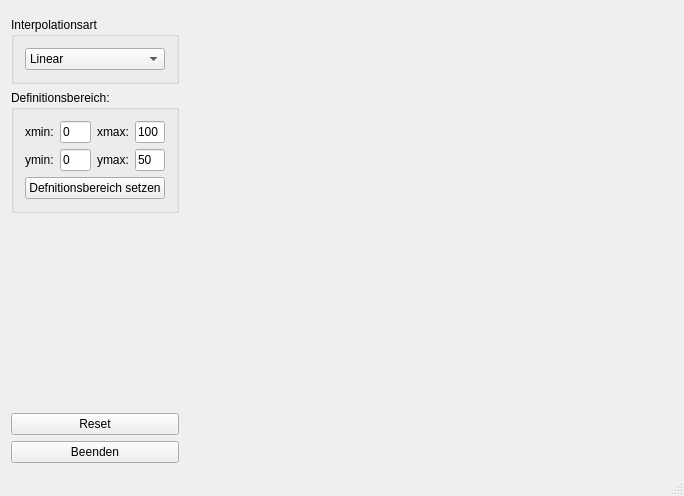
<?xml version="1.0" encoding="UTF-8"?>
<ui version="4.0">
 <class>MainWindow</class>
 <widget class="QMainWindow" name="MainWindow">
  <property name="geometry">
   <rect>
    <x>0</x>
    <y>0</y>
    <width>684</width>
    <height>496</height>
   </rect>
  </property>
  <property name="windowTitle">
   <string>Interpolation</string>
  </property>
  <widget class="QWidget" name="centralWidget">
   <property name="baseSize">
    <size>
     <width>10</width>
     <height>10</height>
    </size>
   </property>
   <layout class="QGridLayout" name="gridLayout" columnstretch="1,1,7">
    <item row="0" column="2" rowspan="7">
     <widget class="QStcePlot" name="plotWidget" native="true"/>
    </item>
    <item row="6" column="0" colspan="2">
     <widget class="QPushButton" name="exit_button">
      <property name="text">
       <string>Beenden</string>
      </property>
     </widget>
    </item>
    <item row="5" column="0" colspan="2">
     <widget class="QPushButton" name="reset_button">
      <property name="text">
       <string>Reset</string>
      </property>
     </widget>
    </item>
    <item row="4" column="0">
     <spacer name="verticalSpacer">
      <property name="orientation">
       <enum>Qt::Vertical</enum>
      </property>
      <property name="sizeHint" stdset="0">
       <size>
        <width>20</width>
        <height>40</height>
       </size>
      </property>
     </spacer>
    </item>
    <item row="1" column="0" colspan="2">
     <widget class="QGroupBox" name="Interpolatiosart">
      <property name="title">
       <string>Interpolationsart</string>
      </property>
      <layout class="QGridLayout" name="gridLayout_3">
       <item row="0" column="0">
        <widget class="QComboBox" name="interpolation_select">
         <item>
          <property name="text">
           <string>Linear</string>
          </property>
         </item>
         <item>
          <property name="text">
           <string>Polynom</string>
          </property>
         </item>
         <item>
          <property name="text">
           <string>Kubischer Spline</string>
          </property>
         </item>
        </widget>
       </item>
      </layout>
     </widget>
    </item>
    <item row="2" column="0" colspan="2">
     <widget class="QGroupBox" name="Definitionsbereich">
      <property name="title">
       <string>Definitionsbereich:</string>
      </property>
      <layout class="QGridLayout" name="gridLayout_2" columnstretch="0,1,0,1">
       <item row="0" column="3">
        <widget class="QLineEdit" name="xmax_edit">
         <property name="text">
          <string>100</string>
         </property>
        </widget>
       </item>
       <item row="0" column="2">
        <widget class="QLabel" name="xmax_label">
         <property name="text">
          <string>xmax:</string>
         </property>
        </widget>
       </item>
       <item row="1" column="2">
        <widget class="QLabel" name="ymax_label">
         <property name="text">
          <string>ymax:</string>
         </property>
        </widget>
       </item>
       <item row="1" column="0">
        <widget class="QLabel" name="ymin_label">
         <property name="text">
          <string>ymin:</string>
         </property>
        </widget>
       </item>
       <item row="1" column="3">
        <widget class="QLineEdit" name="ymax_edit">
         <property name="text">
          <string>50</string>
         </property>
        </widget>
       </item>
       <item row="1" column="1">
        <widget class="QLineEdit" name="ymin_edit">
         <property name="text">
          <string>0</string>
         </property>
        </widget>
       </item>
       <item row="0" column="1">
        <widget class="QLineEdit" name="xmin_edit">
         <property name="text">
          <string>0</string>
         </property>
        </widget>
       </item>
       <item row="0" column="0">
        <widget class="QLabel" name="xmin_label">
         <property name="text">
          <string>xmin:</string>
         </property>
        </widget>
       </item>
       <item row="2" column="0" colspan="4">
        <widget class="QPushButton" name="defbereich_button">
         <property name="text">
          <string>Defnitionsbereich setzen</string>
         </property>
        </widget>
       </item>
      </layout>
     </widget>
    </item>
   </layout>
  </widget>
  <widget class="QStatusBar" name="statusBar"/>
 </widget>
 <layoutdefault spacing="6" margin="11"/>
 <customwidgets>
  <customwidget>
   <class>QStcePlot</class>
   <extends>QWidget</extends>
   <header>qStcePlot/qstceplot.h</header>
   <container>1</container>
  </customwidget>
 </customwidgets>
 <resources/>
 <connections/>
</ui>
